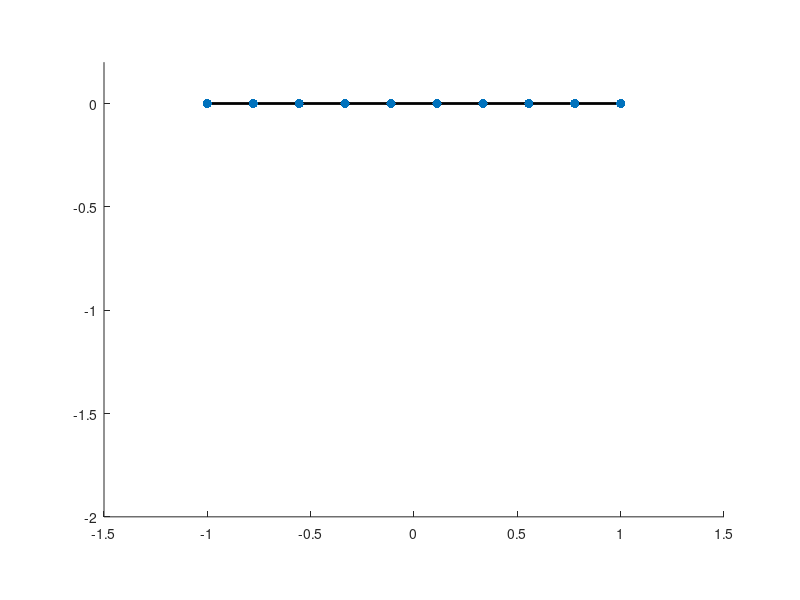

MATLAB code for this plot: (Note: this script raises an error after producing the figure.)
clear all;
warning('off','all');

% parameters & settings
k = 250; % spring stiffness
dt = 0.01; % time step
frame_num = 5000; % number of total frames to run
mass_num = 10; % number of masses in the mass-spring system


% construct a 2-dimensional mass-spring system
V = [linspace(1,1+mass_num,mass_num)',zeros(mass_num,1)];
E = [linspace(1,mass_num-1,mass_num-1)',linspace(2,mass_num,mass_num-1)']; % edges
V = V-(max(V)+min(V))/2; V = V/max(V(:)); % normalize the mesh s.t. it has the right size


vec = @(X) X(:); % vectorization: [x1x2 y1y2] order


% boundary condition (feel free to play with it!)
ci = [1 mass_num]; % fixed vertex indices
ci = [ci ci+mass_num]'; % match the [x1x2 y1y2] order --> Q: why is this important?

M = eye(2*size(V,1)); % mass matrix
g = 1*vec(repmat([0 -9.8],size(V,1),1)); % gravity


% set up the viewer
clf;
hold on;
ts = line('XData',V(:,1),'YData',V(:,2),'LineWidth',2); % draw springs as lines
tp = scatter(V(:,1),V(:,2),'.b','SizeData',400); % draw masses as dots
hold off;
axis equal;
axis([-1.5 1.5 -2 0.2]);
axis manual;
drawnow;


% initialization
P = vec(V); % mass positions for the next time step
Pt = vec(V); % mass positions for the current time step
Ptt = vec(V); % mass positions for the previous time step


for iter = 1:frame_num

  % save the states of previous time steps
  Ptt = Pt; Pt = P;
  
  % implicit euler time stepper
  max_iter = 50;
  for i = 1 : max_iter
  
    % gradient and hessian for the elastic potential energy
    [G,K] = mass_spring_gradient_hessian(V,E,k,reshape(P,size(V)));
    
    %%%%%%%%%%%%%%%%%%%%%%%%%%%%%% solution %%%%%%%%%%%%%%%%%%%%%%%%%%%%%%%%%%%
    % TASK: Use newton's method to solve the following nonlinear optimization problem
    %   min total_energy(P)
    %       s.t. P(ci,:) = 0
    %
    % White list:
    % - "min_quad_with_fixed" to solve the constrained optimization problem
    %
    % Hint:
    % - total energy = incremental kinetic energy + gravitational
    % potential energy + elastic potential energy
    
    dP = zeros(size(P));
    %%%%%%%%%%%%%%%%%%%%%%%%%%%%%%%%%%%%%%%%%%%%%%%%%%%%%%%%%%%%%%%%%%%%%%%%%%
    
    if norm(dP) < 1e-6
        break;
    end

    alpha = 1; % fixed step size for newton
    P = P + alpha * dP; % update P

  end

  Vnew = reshape(P,size(V));
  ts.XData = Vnew(:,1); ts.YData = Vnew(:,2); % update springs
  tp.XData = Vnew(:,1); tp.YData = Vnew(:,2); % update masses
  title(sprintf('%d : %d',iter, i),'Fontsize',20);
  drawnow;
%   figgif('./mass-spring.gif'); % uncomment this line to save a .gif
  
end